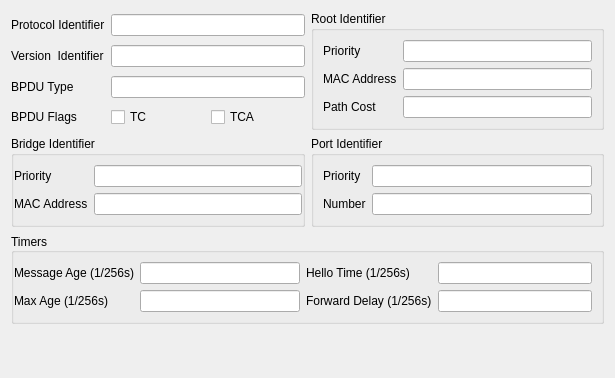
<?xml version="1.0" encoding="UTF-8"?>
<ui version="4.0">
 <class>Stp</class>
 <widget class="QWidget" name="Stp">
  <property name="geometry">
   <rect>
    <x>0</x>
    <y>0</y>
    <width>615</width>
    <height>378</height>
   </rect>
  </property>
  <property name="windowTitle">
   <string>Form</string>
  </property>
  <layout class="QVBoxLayout" name="verticalLayout_4">
   <item>
    <layout class="QHBoxLayout" name="horizontalLayout_2">
     <property name="topMargin">
      <number>0</number>
     </property>
     <item>
      <layout class="QGridLayout" name="gridLayout_5">
       <item row="0" column="0" colspan="2">
        <widget class="QLabel" name="label_22">
         <property name="text">
          <string>Protocol Identifier</string>
         </property>
         <property name="alignment">
          <set>Qt::AlignLeading|Qt::AlignLeft|Qt::AlignVCenter</set>
         </property>
        </widget>
       </item>
       <item row="0" column="2">
        <widget class="QLineEdit" name="ui_protocol_id">
         <property name="enabled">
          <bool>true</bool>
         </property>
         <property name="inputMask">
          <string/>
         </property>
         <property name="text">
          <string/>
         </property>
         <property name="maxLength">
          <number>5</number>
         </property>
         <property name="cursorPosition">
          <number>0</number>
         </property>
        </widget>
       </item>
       <item row="1" column="0" colspan="2">
        <widget class="QLabel" name="label_24">
         <property name="text">
          <string>Version  Identifier</string>
         </property>
         <property name="alignment">
          <set>Qt::AlignLeading|Qt::AlignLeft|Qt::AlignVCenter</set>
         </property>
         <property name="buddy">
          <cstring>ui_version_id</cstring>
         </property>
        </widget>
       </item>
       <item row="1" column="2">
        <widget class="QLineEdit" name="ui_version_id">
         <property name="enabled">
          <bool>true</bool>
         </property>
         <property name="inputMask">
          <string/>
         </property>
         <property name="text">
          <string/>
         </property>
         <property name="maxLength">
          <number>3</number>
         </property>
         <property name="cursorPosition">
          <number>0</number>
         </property>
        </widget>
       </item>
       <item row="2" column="2">
        <widget class="QLineEdit" name="ui_bpdu_type">
         <property name="inputMask">
          <string/>
         </property>
         <property name="text">
          <string/>
         </property>
         <property name="maxLength">
          <number>3</number>
         </property>
        </widget>
       </item>
       <item row="2" column="0" colspan="2">
        <widget class="QLabel" name="label_27">
         <property name="text">
          <string>BPDU Type</string>
         </property>
         <property name="alignment">
          <set>Qt::AlignLeading|Qt::AlignLeft|Qt::AlignVCenter</set>
         </property>
        </widget>
       </item>
       <item row="3" column="2">
        <layout class="QHBoxLayout" name="horizontalLayout">
         <property name="sizeConstraint">
          <enum>QLayout::SetDefaultConstraint</enum>
         </property>
         <item>
          <widget class="QCheckBox" name="ui_flags_tc_check">
           <property name="sizePolicy">
            <sizepolicy hsizetype="Preferred" vsizetype="Preferred">
             <horstretch>0</horstretch>
             <verstretch>0</verstretch>
            </sizepolicy>
           </property>
           <property name="text">
            <string>TC</string>
           </property>
          </widget>
         </item>
         <item>
          <widget class="QCheckBox" name="ui_flags_tca_check">
           <property name="text">
            <string>TCA</string>
           </property>
          </widget>
         </item>
        </layout>
       </item>
       <item row="3" column="0" colspan="2">
        <widget class="QLabel" name="label">
         <property name="layoutDirection">
          <enum>Qt::LeftToRight</enum>
         </property>
         <property name="text">
          <string>BPDU Flags</string>
         </property>
        </widget>
       </item>
      </layout>
     </item>
     <item>
      <widget class="QGroupBox" name="groupBox">
       <property name="title">
        <string>Root Identifier</string>
       </property>
       <layout class="QVBoxLayout" name="verticalLayout">
        <property name="leftMargin">
         <number>9</number>
        </property>
        <property name="rightMargin">
         <number>9</number>
        </property>
        <item>
         <layout class="QGridLayout" name="gridLayout_3">
          <item row="1" column="1">
           <widget class="QLineEdit" name="ui_root_id">
            <property name="sizePolicy">
             <sizepolicy hsizetype="Preferred" vsizetype="Preferred">
              <horstretch>0</horstretch>
              <verstretch>0</verstretch>
             </sizepolicy>
            </property>
            <property name="inputMask">
             <string>&gt;HH HH HH HH HH HH; </string>
            </property>
            <property name="text">
             <string>     </string>
            </property>
            <property name="cursorPosition">
             <number>17</number>
            </property>
           </widget>
          </item>
          <item row="0" column="0">
           <widget class="QLabel" name="label_11">
            <property name="text">
             <string>Priority</string>
            </property>
           </widget>
          </item>
          <item row="0" column="1">
           <widget class="QLineEdit" name="ui_root_id_priority">
            <property name="inputMask">
             <string/>
            </property>
            <property name="maxLength">
             <number>5</number>
            </property>
           </widget>
          </item>
          <item row="1" column="0">
           <widget class="QLabel" name="label_13">
            <property name="text">
             <string>MAC Address</string>
            </property>
           </widget>
          </item>
          <item row="2" column="0">
           <widget class="QLabel" name="label_3">
            <property name="text">
             <string>Path Cost</string>
            </property>
           </widget>
          </item>
          <item row="2" column="1">
           <widget class="QLineEdit" name="ui_root_path_cost">
            <property name="sizePolicy">
             <sizepolicy hsizetype="Preferred" vsizetype="Preferred">
              <horstretch>0</horstretch>
              <verstretch>0</verstretch>
             </sizepolicy>
            </property>
            <property name="inputMask">
             <string/>
            </property>
            <property name="text">
             <string/>
            </property>
            <property name="maxLength">
             <number>10</number>
            </property>
           </widget>
          </item>
         </layout>
        </item>
       </layout>
      </widget>
     </item>
    </layout>
   </item>
   <item>
    <layout class="QHBoxLayout" name="horizontalLayout_3">
     <property name="topMargin">
      <number>0</number>
     </property>
     <property name="bottomMargin">
      <number>0</number>
     </property>
     <item>
      <widget class="QGroupBox" name="groupBox_2">
       <property name="title">
        <string>Bridge Identifier</string>
       </property>
       <layout class="QVBoxLayout" name="verticalLayout_2">
        <property name="leftMargin">
         <number>0</number>
        </property>
        <property name="rightMargin">
         <number>0</number>
        </property>
        <item>
         <layout class="QGridLayout" name="gridLayout">
          <item row="1" column="1">
           <widget class="QLineEdit" name="ui_bridge_id">
            <property name="inputMask">
             <string>&gt;HH HH HH HH HH HH; </string>
            </property>
           </widget>
          </item>
          <item row="0" column="0">
           <widget class="QLabel" name="label_15">
            <property name="text">
             <string>Priority</string>
            </property>
           </widget>
          </item>
          <item row="1" column="0">
           <widget class="QLabel" name="label_17">
            <property name="text">
             <string>MAC Address</string>
            </property>
           </widget>
          </item>
          <item row="0" column="1">
           <widget class="QLineEdit" name="ui_bridge_id_priority">
            <property name="inputMask">
             <string/>
            </property>
            <property name="maxLength">
             <number>5</number>
            </property>
           </widget>
          </item>
         </layout>
        </item>
       </layout>
      </widget>
     </item>
     <item>
      <widget class="QGroupBox" name="groupBox_3">
       <property name="title">
        <string>Port Identifier</string>
       </property>
       <layout class="QVBoxLayout" name="verticalLayout_3">
        <property name="leftMargin">
         <number>9</number>
        </property>
        <property name="rightMargin">
         <number>9</number>
        </property>
        <item>
         <layout class="QGridLayout" name="gridLayout_2">
          <item row="1" column="1">
           <widget class="QLineEdit" name="ui_port_id_number">
            <property name="inputMask">
             <string/>
            </property>
            <property name="maxLength">
             <number>3</number>
            </property>
           </widget>
          </item>
          <item row="1" column="0">
           <widget class="QLabel" name="label_10">
            <property name="text">
             <string>Number</string>
            </property>
           </widget>
          </item>
          <item row="0" column="0">
           <widget class="QLabel" name="label_2">
            <property name="text">
             <string>Priority</string>
            </property>
           </widget>
          </item>
          <item row="0" column="1">
           <widget class="QLineEdit" name="ui_port_id_priority">
            <property name="inputMask">
             <string/>
            </property>
            <property name="text">
             <string/>
            </property>
            <property name="maxLength">
             <number>3</number>
            </property>
           </widget>
          </item>
         </layout>
        </item>
       </layout>
      </widget>
     </item>
    </layout>
   </item>
   <item>
    <widget class="QGroupBox" name="groupBox_4">
     <property name="title">
      <string>Timers</string>
     </property>
     <property name="alignment">
      <set>Qt::AlignLeading|Qt::AlignLeft|Qt::AlignVCenter</set>
     </property>
     <property name="flat">
      <bool>false</bool>
     </property>
     <layout class="QHBoxLayout" name="horizontalLayout_4">
      <property name="leftMargin">
       <number>0</number>
      </property>
      <property name="rightMargin">
       <number>9</number>
      </property>
      <item>
       <layout class="QGridLayout" name="gridLayout_4">
        <property name="rightMargin">
         <number>0</number>
        </property>
        <item row="0" column="0">
         <widget class="QLabel" name="label_6">
          <property name="text">
           <string>Message Age (1/256s)</string>
          </property>
         </widget>
        </item>
        <item row="0" column="1">
         <widget class="QLineEdit" name="ui_message_age">
          <property name="inputMask">
           <string/>
          </property>
          <property name="text">
           <string/>
          </property>
          <property name="maxLength">
           <number>5</number>
          </property>
         </widget>
        </item>
        <item row="1" column="0">
         <widget class="QLabel" name="label_7">
          <property name="text">
           <string>Max Age (1/256s)</string>
          </property>
         </widget>
        </item>
        <item row="1" column="1">
         <widget class="QLineEdit" name="ui_max_age">
          <property name="inputMask">
           <string/>
          </property>
          <property name="text">
           <string/>
          </property>
          <property name="maxLength">
           <number>5</number>
          </property>
         </widget>
        </item>
       </layout>
      </item>
      <item>
       <layout class="QGridLayout" name="gridLayout_6">
        <property name="leftMargin">
         <number>0</number>
        </property>
        <property name="rightMargin">
         <number>0</number>
        </property>
        <item row="0" column="0">
         <widget class="QLabel" name="label_8">
          <property name="text">
           <string>Hello Time (1/256s)</string>
          </property>
         </widget>
        </item>
        <item row="0" column="1">
         <widget class="QLineEdit" name="ui_hello_time">
          <property name="inputMask">
           <string/>
          </property>
          <property name="text">
           <string/>
          </property>
          <property name="maxLength">
           <number>5</number>
          </property>
         </widget>
        </item>
        <item row="1" column="0">
         <widget class="QLabel" name="label_9">
          <property name="text">
           <string>Forward Delay (1/256s)</string>
          </property>
         </widget>
        </item>
        <item row="1" column="1">
         <widget class="QLineEdit" name="ui_forward_delay">
          <property name="inputMask">
           <string/>
          </property>
          <property name="text">
           <string/>
          </property>
          <property name="maxLength">
           <number>5</number>
          </property>
         </widget>
        </item>
       </layout>
      </item>
     </layout>
     <zorder></zorder>
    </widget>
   </item>
   <item>
    <spacer name="verticalSpacer_3">
     <property name="orientation">
      <enum>Qt::Vertical</enum>
     </property>
     <property name="sizeHint" stdset="0">
      <size>
       <width>20</width>
       <height>40</height>
      </size>
     </property>
    </spacer>
   </item>
  </layout>
  <zorder>groupBox_4</zorder>
  <zorder></zorder>
  <zorder>verticalSpacer_3</zorder>
 </widget>
 <tabstops>
  <tabstop>ui_protocol_id</tabstop>
  <tabstop>ui_version_id</tabstop>
  <tabstop>ui_bpdu_type</tabstop>
  <tabstop>ui_flags_tc_check</tabstop>
  <tabstop>ui_flags_tca_check</tabstop>
  <tabstop>ui_root_id_priority</tabstop>
  <tabstop>ui_root_id</tabstop>
  <tabstop>ui_root_path_cost</tabstop>
  <tabstop>ui_bridge_id_priority</tabstop>
  <tabstop>ui_bridge_id</tabstop>
  <tabstop>ui_port_id_priority</tabstop>
  <tabstop>ui_port_id_number</tabstop>
  <tabstop>ui_message_age</tabstop>
  <tabstop>ui_max_age</tabstop>
  <tabstop>ui_hello_time</tabstop>
  <tabstop>ui_forward_delay</tabstop>
 </tabstops>
 <resources/>
 <connections/>
</ui>
